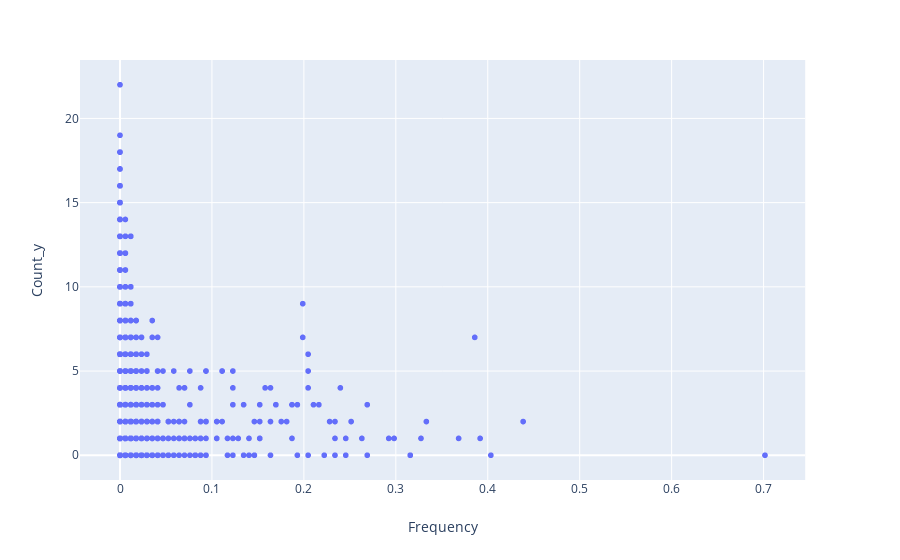

Notebook cell for this chart:
### Code cell
fig = px.scatter(datadfs['N01'], x='Frequency', y='Count_y')
fig.show()

### Figure 1 — Plotly figure (JSON) as saved in the notebook; plotly's stock layout.template omitted (floating-point values rounded to 4 significant figures; data arrays with more than 128 entries replaced by an {"elided": "..."} marker saying what was removed)
{"data": [{"hoverlabel": {"namelength": 0}, "hovertemplate": "Frequency=%{x}<br>Count_y=%{y}", "legendgroup": "", "marker": {"color": "#636efa", "symbol": "circle"}, "mode": "markers", "name": "", "showlegend": false, "type": "scattergl", "x": {"elided": "3740 float values"}, "xaxis": "x", "y": {"elided": "3740 int values"}, "yaxis": "y"}], "layout": {"autosize": true, "legend": {"tracegroupgap": 0}, "margin": {"t": 60}, "xaxis": {"anchor": "y", "autorange": true, "domain": [0, 0.98], "range": [-0.04205, 0.7438], "title": {"text": "Frequency"}, "type": "linear"}, "yaxis": {"anchor": "x", "autorange": true, "domain": [0, 1], "range": [-1.448, 23.45], "title": {"text": "Count_y"}, "type": "linear"}}}
